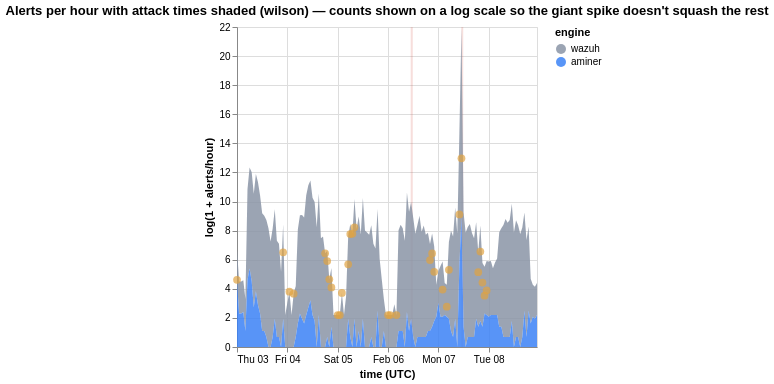

Vega-Lite specification for this chart:
### Vega-Lite specification from a JSON file in a GitHub repository (floating-point values rounded to 4 significant figures; data arrays with more than 128 entries replaced by an {"elided": "..."} marker saying what was removed)
{"$schema": "https://vega.github.io/schema/vega-lite/v5.json", "width": "container", "height": 320, "title": "Alerts per hour with attack times shaded (wilson) — counts shown on a log scale so the giant spike doesn't squash the rest", "layer": [{"data": {"values": [{"start": "2022-02-07T10:57:17+00:00", "end": "2022-02-07T10:59:13+00:00", "stage": "network_scans"}, {"start": "2022-02-07T10:59:13+00:00", "end": "2022-02-07T10:59:44+00:00", "stage": "service_scans"}, {"start": "2022-02-07T11:19:53+00:00", "end": "2022-02-07T11:20:27+00:00", "stage": "wpscan"}, {"start": "2022-02-07T10:59:44+00:00", "end": "2022-02-07T11:19:53+00:00", "stage": "dirb"}, {"start": "2022-02-07T11:20:27+00:00", "end": "2022-02-07T11:20:39+00:00", "stage": "webshell"}, {"start": "2022-02-07T11:20:39+00:00", "end": "2022-02-07T11:47:40+00:00", "stage": "cracking"}, {"start": "2022-02-07T11:47:40+00:00", "end": "2022-02-07T11:48:18+00:00", "stage": "reverse_shell"}, {"start": "2022-02-07T11:48:18+00:00", "end": "2022-02-07T11:48:53+00:00", "stage": "privilege_escalation"}, {"start": "2022-02-06T10:47:15+00:00", "end": "2022-02-06T10:47:17+00:00", "stage": "service_stop"}, {"start": "2022-02-06T10:47:17+00:00", "end": "2022-02-06T11:47:17+00:00", "stage": "dnsteal"}]}, "mark": {"type": "rect", "color": "#d2483f", "opacity": 0.18}, "encoding": {"x": {"field": "start", "type": "temporal", "title": "time (UTC)"}, "x2": {"field": "end"}, "tooltip": [{"field": "stage", "title": "attack stage"}]}}, {"data": {"values": {"elided": "288 records"}}, "mark": {"type": "area", "opacity": 0.85}, "encoding": {"x": {"field": "t", "type": "temporal", "title": "time (UTC)"}, "y": {"field": "log_count", "type": "quantitative", "title": "log(1 + alerts/hour)", "stack": true}, "color": {"field": "engine", "type": "nominal", "title": "engine", "scale": {"domain": ["wazuh", "aminer"], "range": ["#8a94a6", "#3b82f6"]}}, "tooltip": [{"field": "t"}, {"field": "engine"}, {"field": "count"}]}}, {"data": {"values": [{"t": "2022-02-03T00:00:00+00:00", "log_count": 4.615, "count": 100, "z": 8.64}, {"t": "2022-02-03T22:00:00+00:00", "log_count": 6.506, "count": 668, "z": 24.48}, {"t": "2022-02-04T01:00:00+00:00", "log_count": 3.807, "count": 44, "z": 5.47}, {"t": "2022-02-04T03:00:00+00:00", "log_count": 3.664, "count": 38, "z": 4.73}, {"t": "2022-02-04T18:00:00+00:00", "log_count": 6.443, "count": 627, "z": -4.27}, {"t": "2022-02-04T19:00:00+00:00", "log_count": 5.905, "count": 366, "z": -4.5}, {"t": "2022-02-04T20:00:00+00:00", "log_count": 4.654, "count": 104, "z": -8.58}, {"t": "2022-02-04T21:00:00+00:00", "log_count": 4.094, "count": 59, "z": -4.38}, {"t": "2022-02-05T00:00:00+00:00", "log_count": 2.197, "count": 8, "z": -5.07}, {"t": "2022-02-05T01:00:00+00:00", "log_count": 2.197, "count": 8, "z": -3.67}, {"t": "2022-02-05T02:00:00+00:00", "log_count": 3.714, "count": 40, "z": 8.14}, {"t": "2022-02-05T05:00:00+00:00", "log_count": 5.687, "count": 294, "z": -5.19}, {"t": "2022-02-05T06:00:00+00:00", "log_count": 7.763, "count": 2352, "z": 4.46}, {"t": "2022-02-05T07:00:00+00:00", "log_count": 7.792, "count": 2421, "z": 4.11}, {"t": "2022-02-05T08:00:00+00:00", "log_count": 8.232, "count": 3759, "z": 4.89}, {"t": "2022-02-06T00:00:00+00:00", "log_count": 2.197, "count": 8, "z": -6.13}, {"t": "2022-02-06T01:00:00+00:00", "log_count": 2.197, "count": 8, "z": -3.9}, {"t": "2022-02-06T04:00:00+00:00", "log_count": 2.197, "count": 8, "z": -8.29}, {"t": "2022-02-06T20:00:00+00:00", "log_count": 5.979, "count": 394, "z": 4.75}, {"t": "2022-02-06T21:00:00+00:00", "log_count": 6.43, "count": 619, "z": 13.25}, {"t": "2022-02-06T22:00:00+00:00", "log_count": 5.165, "count": 174, "z": 14.84}, {"t": "2022-02-07T02:00:00+00:00", "log_count": 3.951, "count": 51, "z": 5.77}, {"t": "2022-02-07T04:00:00+00:00", "log_count": 2.773, "count": 15, "z": -5.71}, {"t": "2022-02-07T05:00:00+00:00", "log_count": 5.303, "count": 200, "z": -7.02}, {"t": "2022-02-07T10:00:00+00:00", "log_count": 9.114, "count": 9079, "z": 6.26}, {"t": "2022-02-07T11:00:00+00:00", "log_count": 12.97, "count": 431476, "z": 27.66}, {"t": "2022-02-07T19:00:00+00:00", "log_count": 5.142, "count": 170, "z": -5.51}, {"t": "2022-02-07T20:00:00+00:00", "log_count": 6.565, "count": 709, "z": 13.55}, {"t": "2022-02-07T21:00:00+00:00", "log_count": 4.431, "count": 83, "z": 6.22}, {"t": "2022-02-07T22:00:00+00:00", "log_count": 3.526, "count": 33, "z": 5.66}, {"t": "2022-02-07T23:00:00+00:00", "log_count": 3.892, "count": 48, "z": 6.87}]}, "mark": {"type": "point", "filled": true, "size": 60, "color": "#e0a341"}, "encoding": {"x": {"field": "t", "type": "temporal"}, "y": {"field": "log_count", "type": "quantitative"}, "tooltip": [{"field": "t"}, {"field": "count"}, {"field": "z"}]}}]}
